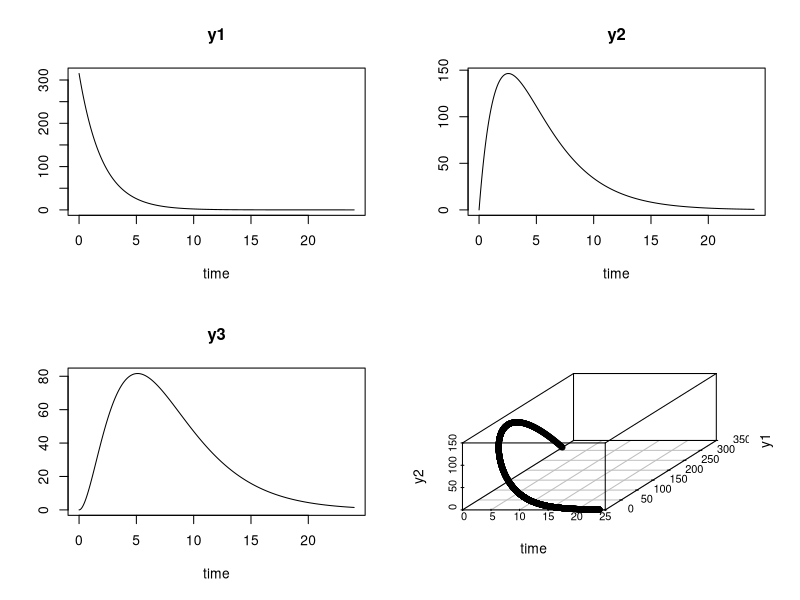
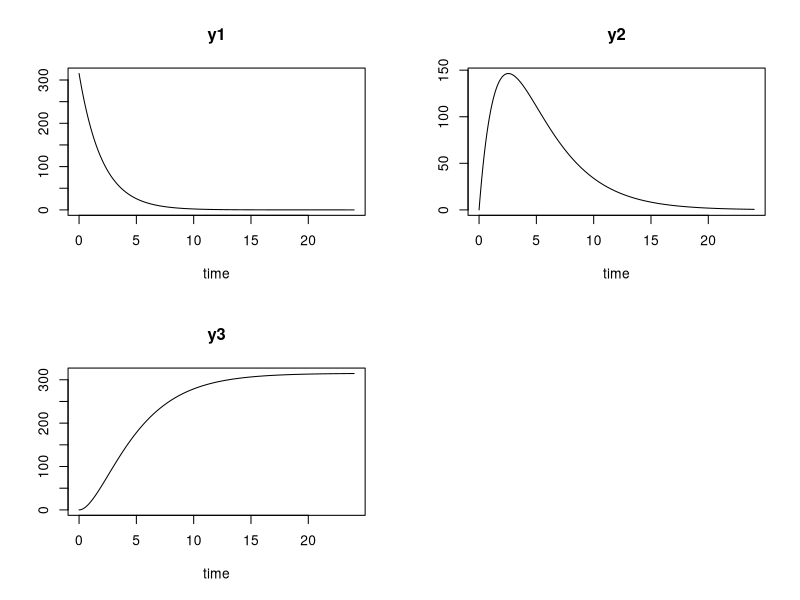

Reproduce these figures in R, in order.
# problem 5
library("deSolve")
library("scatterplot3d")
model<-function(times,y,params){
  e<-params[1]
  c<-params[2]
  delta<-params[3]
  
  dM=-e*y[1]
  dB= e*y[1]-c*y[2]
  dL=c*y[2]-delta*y[3]
  
  return(list(c(dM,dB,dL)))
}

#out[1,1,1,1]
# initial value y1(0)=1, y2(0)=0, y3(0)=0.9

initial<-c(y1=315, y2=0, y3=0)

# parameters 1
e <- 0.5
c <- 0.3
delta <- 0.4
params<-c(e,c,delta)

times<-seq(from=0, to=24, by=0.01)

x11()
# ODE calculation using function from deSolve
out<- ode(times=times,y=initial ,parms=params,func=model)
par(mfrow = c(2, 2))
plot(out)
scatterplot3d(out[,c(1,2,3)])

head(out)
out<-data.frame(out)
# part b
time<-head(out[which(out[,2]<=(initial[1]/2)),], n=1)
time[,1] # 1.39 hr

# part c
# parameters 1
e <- 0.5
c <- 0.3
delta <- 0
params<-c(e,c,delta)
x11()
# ODE calculation using function from deSolve
out2<- ode(times=times,y=initial ,parms=params,func=model)
par(mfrow = c(2, 2))
plot(out2)
tail(out2) # ans : 313.0694 mg ends up in liver after 24 hrs
